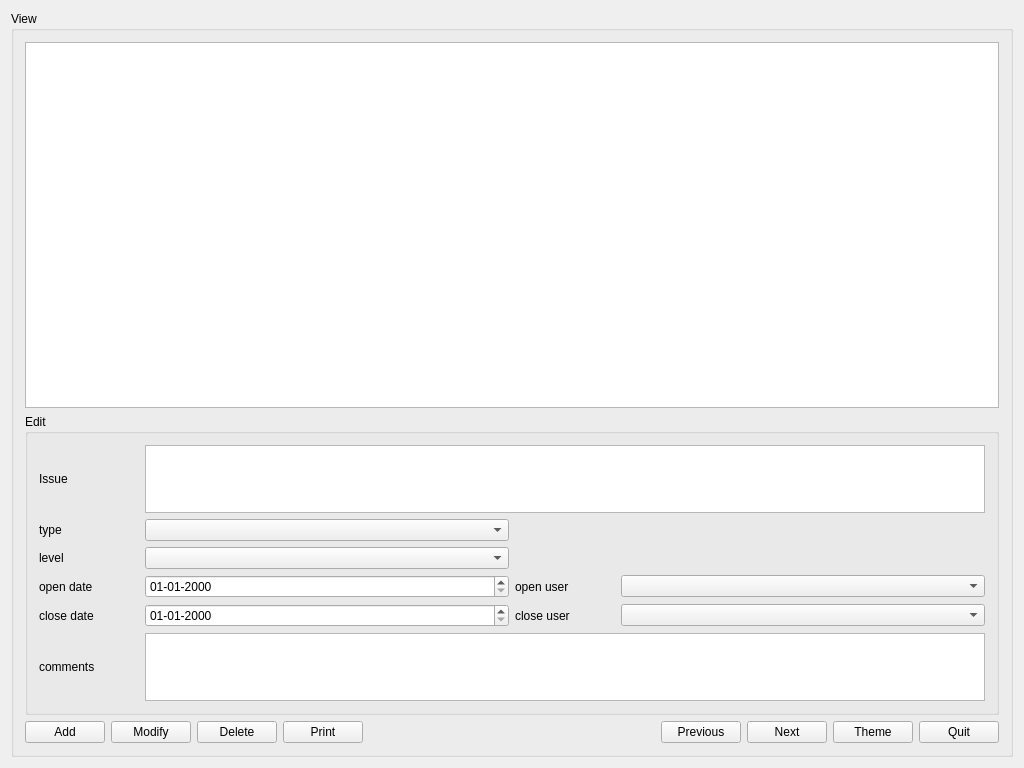
<?xml version="1.0" encoding="UTF-8"?>
<ui version="4.0">
 <class>track</class>
 <widget class="QWidget" name="track">
  <property name="geometry">
   <rect>
    <x>0</x>
    <y>0</y>
    <width>1024</width>
    <height>768</height>
   </rect>
  </property>
  <property name="windowTitle">
   <string>track</string>
  </property>
  <layout class="QHBoxLayout" name="horizontalLayout_2">
   <item>
    <widget class="QGroupBox" name="groupBox">
     <property name="title">
      <string>View</string>
     </property>
     <layout class="QVBoxLayout" name="verticalLayout">
      <item>
       <widget class="QTableView" name="tableView"/>
      </item>
      <item>
       <widget class="QGroupBox" name="groupBox_2">
        <property name="maximumSize">
         <size>
          <width>16777215</width>
          <height>301</height>
         </size>
        </property>
        <property name="title">
         <string>Edit</string>
        </property>
        <layout class="QGridLayout" name="gridLayout">
         <item row="2" column="0">
          <widget class="QLabel" name="label_3">
           <property name="minimumSize">
            <size>
             <width>100</width>
             <height>0</height>
            </size>
           </property>
           <property name="maximumSize">
            <size>
             <width>100</width>
             <height>16777215</height>
            </size>
           </property>
           <property name="text">
            <string>level</string>
           </property>
          </widget>
         </item>
         <item row="0" column="0">
          <widget class="QLabel" name="label_1">
           <property name="minimumSize">
            <size>
             <width>100</width>
             <height>0</height>
            </size>
           </property>
           <property name="maximumSize">
            <size>
             <width>100</width>
             <height>16777215</height>
            </size>
           </property>
           <property name="text">
            <string>Issue</string>
           </property>
          </widget>
         </item>
         <item row="2" column="2">
          <widget class="QComboBox" name="cmbLevel">
           <property name="minimumSize">
            <size>
             <width>133</width>
             <height>0</height>
            </size>
           </property>
          </widget>
         </item>
         <item row="5" column="0">
          <widget class="QLabel" name="label_8">
           <property name="minimumSize">
            <size>
             <width>100</width>
             <height>0</height>
            </size>
           </property>
           <property name="maximumSize">
            <size>
             <width>100</width>
             <height>16777215</height>
            </size>
           </property>
           <property name="text">
            <string>comments</string>
           </property>
          </widget>
         </item>
         <item row="4" column="0">
          <widget class="QLabel" name="label_6">
           <property name="minimumSize">
            <size>
             <width>100</width>
             <height>0</height>
            </size>
           </property>
           <property name="maximumSize">
            <size>
             <width>100</width>
             <height>16777215</height>
            </size>
           </property>
           <property name="text">
            <string>close date</string>
           </property>
          </widget>
         </item>
         <item row="3" column="0">
          <widget class="QLabel" name="label_4">
           <property name="minimumSize">
            <size>
             <width>100</width>
             <height>0</height>
            </size>
           </property>
           <property name="maximumSize">
            <size>
             <width>100</width>
             <height>16777215</height>
            </size>
           </property>
           <property name="text">
            <string>open date</string>
           </property>
          </widget>
         </item>
         <item row="4" column="2">
          <widget class="QDateEdit" name="dateClose">
           <property name="displayFormat">
            <string>dd-MM-yyyy</string>
           </property>
          </widget>
         </item>
         <item row="3" column="3">
          <widget class="QLabel" name="label_5">
           <property name="minimumSize">
            <size>
             <width>100</width>
             <height>0</height>
            </size>
           </property>
           <property name="maximumSize">
            <size>
             <width>100</width>
             <height>16777215</height>
            </size>
           </property>
           <property name="text">
            <string>open user</string>
           </property>
          </widget>
         </item>
         <item row="1" column="0">
          <widget class="QLabel" name="label_2">
           <property name="minimumSize">
            <size>
             <width>100</width>
             <height>0</height>
            </size>
           </property>
           <property name="maximumSize">
            <size>
             <width>100</width>
             <height>16777215</height>
            </size>
           </property>
           <property name="text">
            <string>type</string>
           </property>
          </widget>
         </item>
         <item row="3" column="4">
          <widget class="QComboBox" name="cmbOpenUser">
           <property name="minimumSize">
            <size>
             <width>133</width>
             <height>0</height>
            </size>
           </property>
          </widget>
         </item>
         <item row="4" column="4">
          <widget class="QComboBox" name="cmbCloseUser">
           <property name="minimumSize">
            <size>
             <width>133</width>
             <height>0</height>
            </size>
           </property>
          </widget>
         </item>
         <item row="4" column="3">
          <widget class="QLabel" name="label_7">
           <property name="minimumSize">
            <size>
             <width>100</width>
             <height>0</height>
            </size>
           </property>
           <property name="maximumSize">
            <size>
             <width>100</width>
             <height>16777215</height>
            </size>
           </property>
           <property name="text">
            <string>close user</string>
           </property>
          </widget>
         </item>
         <item row="1" column="2">
          <widget class="QComboBox" name="cmbType">
           <property name="minimumSize">
            <size>
             <width>133</width>
             <height>0</height>
            </size>
           </property>
          </widget>
         </item>
         <item row="3" column="2">
          <widget class="QDateEdit" name="dateOpen">
           <property name="displayFormat">
            <string>dd-MM-yyyy</string>
           </property>
          </widget>
         </item>
         <item row="0" column="2" colspan="3">
          <widget class="QPlainTextEdit" name="txtIssue"/>
         </item>
         <item row="5" column="2" colspan="3">
          <widget class="QPlainTextEdit" name="txtComments"/>
         </item>
        </layout>
       </widget>
      </item>
      <item>
       <layout class="QHBoxLayout" name="horizontalLayout">
        <item>
         <widget class="QPushButton" name="btnAdd">
          <property name="text">
           <string>Add</string>
          </property>
         </widget>
        </item>
        <item>
         <widget class="QPushButton" name="btnModify">
          <property name="text">
           <string>Modify</string>
          </property>
         </widget>
        </item>
        <item>
         <widget class="QPushButton" name="btnDelete">
          <property name="text">
           <string>Delete</string>
          </property>
         </widget>
        </item>
        <item>
         <widget class="QPushButton" name="btnPrint">
          <property name="text">
           <string>Print</string>
          </property>
         </widget>
        </item>
        <item>
         <spacer name="horizontalSpacer">
          <property name="orientation">
           <enum>Qt::Horizontal</enum>
          </property>
          <property name="sizeHint" stdset="0">
           <size>
            <width>40</width>
            <height>20</height>
           </size>
          </property>
         </spacer>
        </item>
        <item>
         <widget class="QPushButton" name="btnPrevious">
          <property name="text">
           <string>Previous</string>
          </property>
         </widget>
        </item>
        <item>
         <widget class="QPushButton" name="btnNext">
          <property name="text">
           <string>Next</string>
          </property>
         </widget>
        </item>
        <item>
         <widget class="QPushButton" name="pushButton">
          <property name="text">
           <string>Theme</string>
          </property>
         </widget>
        </item>
        <item>
         <widget class="QPushButton" name="btnClose">
          <property name="text">
           <string>Quit</string>
          </property>
         </widget>
        </item>
       </layout>
      </item>
     </layout>
    </widget>
   </item>
  </layout>
 </widget>
 <layoutdefault spacing="6" margin="11"/>
 <resources/>
 <connections/>
</ui>
